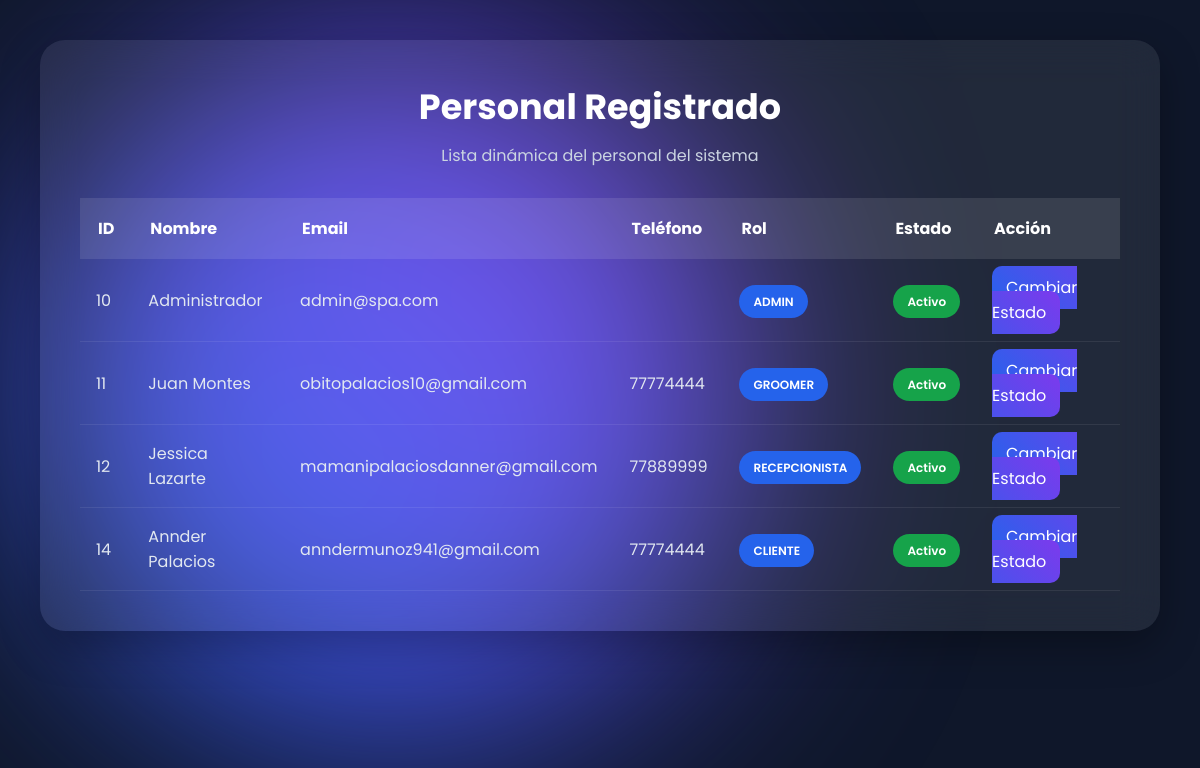
Page /admin/ver_personal.php on the committed database.
### tables this page shows
CREATE TABLE `usuario` (
  `id_usuario` int(11) NOT NULL,
  `nombre` varchar(100) DEFAULT NULL,
  `email` varchar(100) DEFAULT NULL,
  `password_hash` varchar(255) DEFAULT NULL,
  `two_factor_secret` varchar(255) DEFAULT NULL,
  `two_factor_enabled` tinyint(1) DEFAULT 0,
  `ultimo_acceso` datetime DEFAULT NULL,
  `estado_activo` tinyint(1) DEFAULT 1,
  `id_rol` int(11) DEFAULT NULL,
  `turno` enum('MANANA','TARDE') DEFAULT NULL,
  `apellido` varchar(100) DEFAULT NULL,
  `direccion` varchar(255) DEFAULT NULL,
  `telefono` varchar(30) DEFAULT NULL,
  `email_verificado` tinyint(1) DEFAULT 0,
  `token_activacion` varchar(255) DEFAULT NULL,
  `token_recuperacion` varchar(255) DEFAULT NULL,
  `token_expira` datetime DEFAULT NULL,
  `cambio_password` tinyint(1) DEFAULT 0
);

CREATE TABLE `rol` (
  `id_rol` int(11) NOT NULL,
  `nombre` varchar(50) DEFAULT NULL
);

### admin/ver_personal.php (the view, shortened to what this page needs)
<?php
include("../config/database.php");
$sql = mysqli_query($conn,"
SELECT
u.id_usuario,
u.nombre,
u.apellido,
u.email,
u.telefono,
u.estado_activo,
r.nombre AS rol
FROM usuario u
INNER JOIN rol r
ON u.id_rol = r.id_rol
");
?>
<!DOCTYPE html>
<html lang="es">
<head>
<link rel="stylesheet" href="../assets/css/ver_personal.css">
</head>
<body>
<div class="background-animation"></div>
<div class="container fadeIn">
    <div class="header">
        <h1>Personal Registrado</h1>
        <p>
            Lista dinámica del personal del sistema
        </p>
    </div>
    <div class="table-container">
        <table>
            <thead>
                <tr>
                    <th>ID</th>
                    <th>Nombre</th>
                    <th>Email</th>
                    <th>Teléfono</th>
                    <th>Rol</th>
                    <th>Estado</th>
                    <th>Acción</th>
                </tr>
            </thead>
            <tbody>
            <?php while($row = mysqli_fetch_assoc($sql)): ?>
                <tr>
                    <td>
                        <?php echo $row['id_usuario']; ?>
                    </td>
                    <td>
                        <?php
                        echo $row['nombre']." ".
                        $row['apellido'];
                        ?>
                    </td>
                    <td>
                        <?php echo $row['email']; ?>
                    </td>
                    <td>
                        <?php echo $row['telefono']; ?>
                    </td>
                    <td>
                        <span class="badge role">
                            <?php echo $row['rol']; ?>
                        </span>
                    </td>
                    <td>
                        <?php if($row['estado_activo']==1): ?>
                            <span class="badge active">
                                Activo
                            </span>
                        <?php else: ?>
                            <span class="badge inactive">
                                Inactivo
                            </span>
                        <?php endif; ?>
                    </td>
                    <td>
                        <a
                        class="btn-toggle"
                        href="toogle.php?id=<?php echo $row['id_usuario']; ?>">
                        Cambiar Estado
                        </a>
                    </td>
                </tr>
            <?php endwhile; ?>
            </tbody>
        </table>
    </div>
</div>
</body>
</html>

### assets/css/ver_personal.css (style rules this page uses)
* { margin:0; padding:0; box-sizing:border-box; }
body { font-family:'Poppins',sans-serif; background:#0f172a; min-height:100vh; overflow:hidden; position:relative; padding:40px; }
.background-animation { position:absolute; width:700px; height:700px; background:linear-gradient(45deg,#2563eb,#7c3aed); border-radius:50%; filter:blur(120px); animation:float 6s ease-in-out infinite; }
.container { position:relative; background:rgba(255,255,255,.08); backdrop-filter:blur(20px); border-radius:25px; padding:40px; z-index:10; box-shadow:0 15px 40px rgba(0,0,0,.3); }
.fadeIn { animation:fadeIn .8s ease; }
.header { text-align:center; margin-bottom:30px; }
.header h1 { color:white; font-size:35px; }
.header p { color:#cbd5e1; margin-top:10px; }
.table-container { overflow:auto; }
table { width:100%; border-collapse:collapse; }
thead { background:rgba(255,255,255,.1); }
th { padding:18px; color:white; text-align:left; }
td { padding:16px; color:#e2e8f0; border-bottom:1px solid rgba(255,255,255,.08); }
tr { transition:.3s; }
.badge { padding:8px 14px; border-radius:30px; font-size:12px; font-weight:600; }
.active { background:#16a34a; color:white; }
.role { background:#2563eb; color:white; }
.btn-toggle { text-decoration:none; padding:10px 14px; border-radius:10px; background:linear-gradient(45deg,#2563eb,#7c3aed); color:white; transition:.3s; }

### rows in the picture
usuario: id_usuario "10", nombre "Administrador", email "admin@spa.com", id_rol.nombre "ADMIN", estado_activo "Activo"
usuario: id_usuario "11", nombre "Juan", apellido "Montes", email "obitopalacios10@gmail.com", telefono "77774444", id_rol.nombre "GROOMER", estado_activo "Activo"
usuario: id_usuario "12", nombre "Jessica", apellido "Lazarte", email "mamanipalaciosdanner@gmail.com", telefono "77889999", id_rol.nombre "RECEPCIONISTA", estado_activo "Activo"
usuario: id_usuario "14", nombre "Annder", apellido "Palacios", email "anndermunoz941@gmail.com", telefono "77774444", id_rol.nombre "CLIENTE", estado_activo "Activo"
